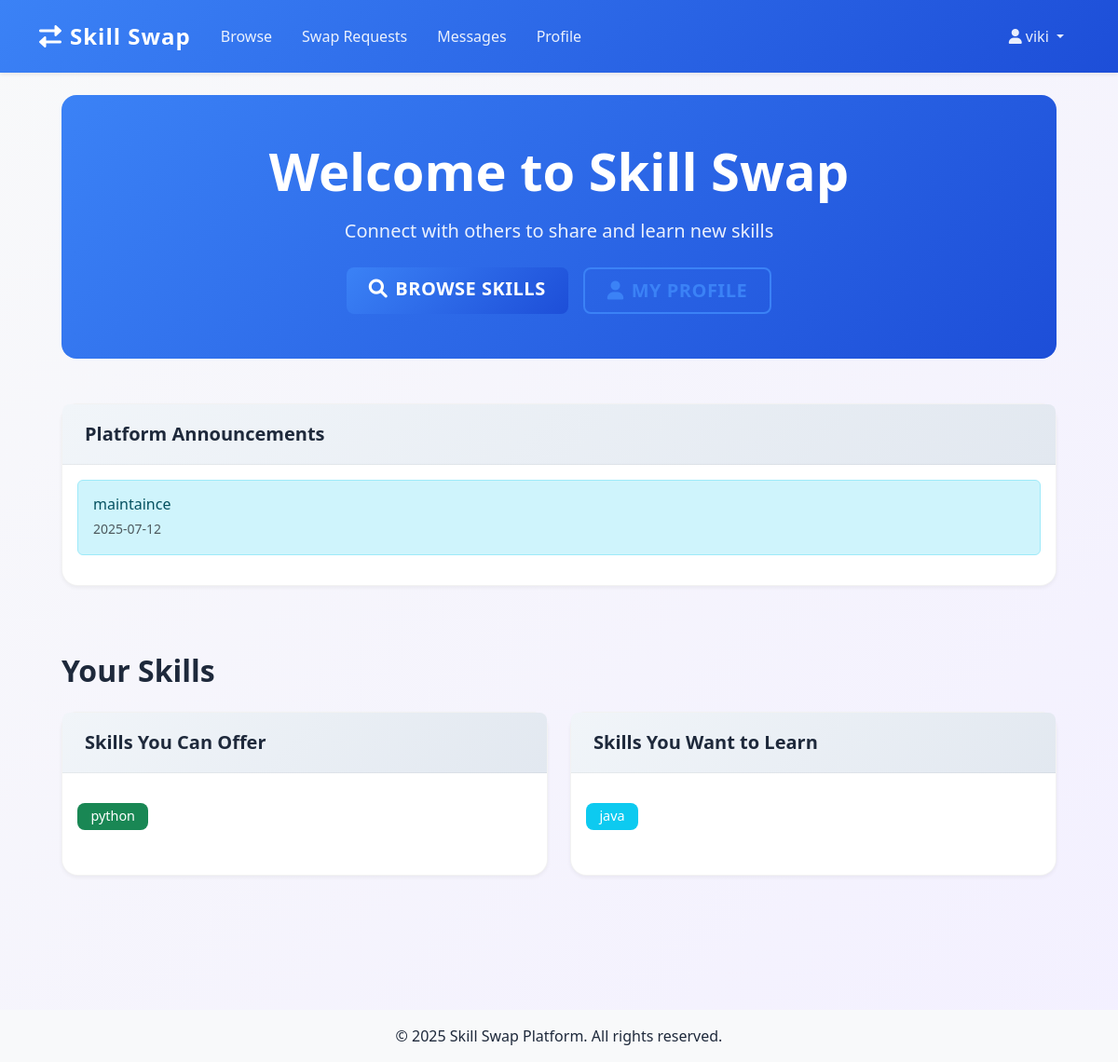
The page / (signed in) on the database as committed earlier.
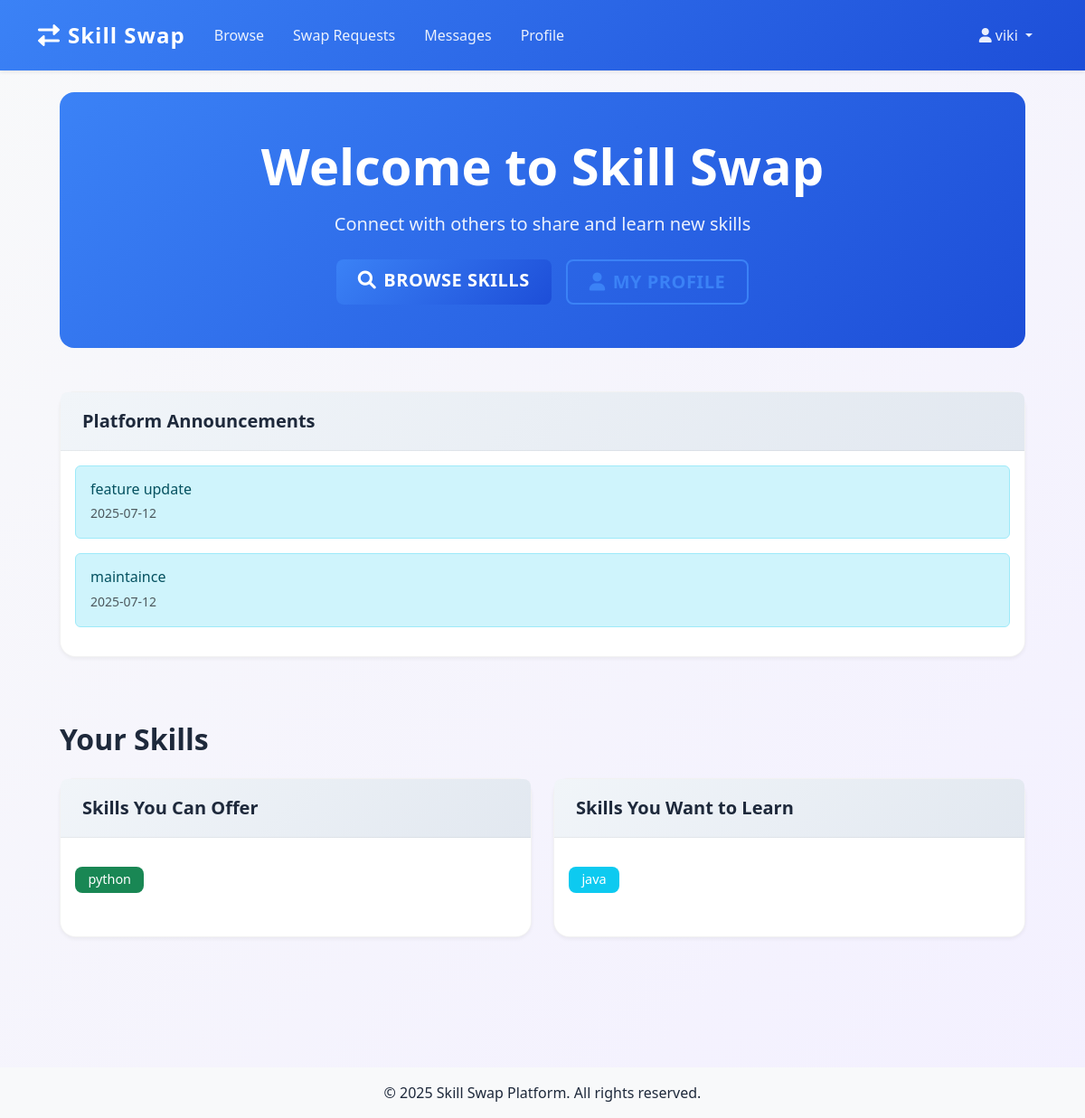
The same page on the database as committed later.
### models.py (models this page shows, shortened)
class AdminMessage(db.Model):
    id = db.Column(db.Integer, primary_key=True)
    user_id = db.Column(db.Integer, db.ForeignKey('user.id'), nullable=True, default=None)  # Make nullable with default
    message = db.Column(db.String(500))
    created_at = db.Column(db.DateTime, server_default=db.func.now())
    user = db.relationship('User', backref='admin_messages')

class User(UserMixin, db.Model):
    id = db.Column(db.Integer, primary_key=True)
    name = db.Column(db.String(150), nullable=False)
    email = db.Column(db.String(150), unique=True, nullable=False)
    location = db.Column(db.String(150))
    photo = db.Column(db.String(300))
    skills_offered = db.Column(db.String(300))
    skills_wanted = db.Column(db.String(300))
    availability = db.Column(db.String(100))
    is_public = db.Column(db.Boolean, default=True)
    is_admin = db.Column(db.Boolean, default=False)
    banned = db.Column(db.Boolean, default=False)
    password_hash = db.Column(db.String(150), nullable=False)

### app.py (the view)
@app.route('/')
def home():
    messages = []
    if current_user.is_authenticated:
        messages = AdminMessage.query.order_by(AdminMessage.created_at.desc()).all()
    return render_template('home.html', messages=messages)

### app.py (called while the page is built)
@login_manager.user_loader
def load_user(user_id):
    return User.query.get(int(user_id))

@app.context_processor
def inject_message_count():
    if current_user.is_authenticated:
        unread_count = UserMessage.query.filter_by(
            recipient_id=current_user.id,
            read=False
        ).count()
        return dict(unread_messages=unread_count)
    return dict(unread_messages=0)

### templates/home.html (shortened to what the changed rows need)
{% extends 'base.html' %}
{% block content %}
<div class="container-fluid">
    <div class="row mb-5">
        <div class="col-12">
            <div class="hero-section text-center py-5">
                <h1 class="display-4 mb-3" style="color: white; font-weight: 700;">Welcome to Skill Swap</h1>
            </div>
        </div>
    </div>
    {% if messages %}
    <div class="row mb-5">
        <div class="col-12">
            <div class="card">
                <div class="card-body">
                    {% for message in messages %}
                    <div class="alert alert-info mb-3" role="alert">
                        <div class="d-flex justify-content-between align-items-center">
                            <div>
                                <h6 class="mb-1" style="font-weight: 500;">{{ message.message }}</h6>
                                <small class="text-muted">{{ message.created_at.strftime('%Y-%m-%d') }}</small>
                            </div>
                        </div>
                    </div>
                    {% endfor %}
                </div>
            </div>
        </div>
    </div>
    {% endif %}
    <div class="row mb-5">
        <div class="col-12">
            <h2 class="mb-4" style="color: var(--dark-color); font-weight: 700;">Your Skills</h2>
            <div class="row">
                <div class="col-md-6 mb-4">
                    <div class="card h-100">
                        <div class="card-body">
                            {% if current_user.skills_offered %}
                            <div class="skill-tags">
                                {% for skill in current_user.skills_offered.split(',') %}
                                <span class="badge bg-success text-white me-1 mb-2">
                                    {{ skill.strip() }}
                                </span>
                                {% endfor %}
                            </div>
                            {% else %}
                            <p class="text-muted">You haven't added any skills yet.</p>
                            {% endif %}
                        </div>
                    </div>
                </div>
                <div class="col-md-6 mb-4">
                    <div class="card h-100">
                        <div class="card-body">
                            {% if current_user.skills_wanted %}
                            <div class="skill-tags">
                                {% for skill in current_user.skills_wanted.split(',') %}
                                <span class="badge bg-info text-white me-1 mb-2">
                                    {{ skill.strip() }}
                                </span>
                                {% endfor %}
                            </div>
                            {% else %}
                            <p class="text-muted">You haven't added any skills you want to learn yet.</p>
                            {% endif %}
                        </div>
                    </div>
                </div>
            </div>
        </div>
    </div>
</div>
{% endblock %}

### templates/base.html (shortened to what this page needs)
<!DOCTYPE html>
<html lang="en">
<head>
    <link href="https://cdn.jsdelivr.net/npm/bootstrap@5.3.0/dist/css/bootstrap.min.css" rel="stylesheet">
    <link href="https://cdnjs.cloudflare.com/ajax/libs/font-awesome/6.0.0/css/all.min.css" rel="stylesheet">
    <link rel="stylesheet" href="{{ url_for('static', filename='custom.css') }}">
</head>
<body>
    <nav class="navbar navbar-expand-lg navbar-dark bg-primary shadow-sm">
        <div class="container">
            <a class="navbar-brand" href="{{ url_for('home') }}">
                <i class="fas fa-exchange-alt me-2"></i>Skill Swap
            </a>
            <div class="collapse navbar-collapse" id="navbarNav">
                <ul class="navbar-nav me-auto">
                    <li class="nav-item">
                        <a class="nav-link" href="{{ url_for('browse') }}">Browse</a>
                    </li>
                    <li class="nav-item">
                        <a class="nav-link" href="{{ url_for('swap_requests') }}">Swap Requests</a>
                    </li>
                    {% if current_user.is_authenticated %}
                    <li class="nav-item">
                        <a class="nav-link" href="{{ url_for('messages') }}">
                            Messages
                        </a>
                    </li>
                    <li class="nav-item">
                        <a class="nav-link" href="{{ url_for('profile') }}">Profile</a>
                    </li>
                    {% endif %}
                </ul>
                <ul class="navbar-nav">
                    {% if current_user.is_authenticated %}
                    <li class="nav-item dropdown">
                        <a class="nav-link dropdown-toggle" href="#" id="navbarDropdown" role="button" data-bs-toggle="dropdown">
                            <i class="fas fa-user me-1"></i>{{ current_user.name }}
                        </a>
                    </li>
                    {% endif %}
                </ul>
            </div>
        </div>
    </nav>
    <main class="container py-4">
        <div class="container-fluid">
            {% block content %}{% endblock %}
        </div>
    </main>
    <footer class="bg-light py-3 mt-5">
        <div class="container text-center">
            <p class="mb-0">&copy; 2025 Skill Swap Platform. All rights reserved.</p>
        </div>
    </footer>
</body>
</html>

Rows that differ between the two databases and show on the page:
added AdminMessage: message "feature update", created_at "2025-07-12"
